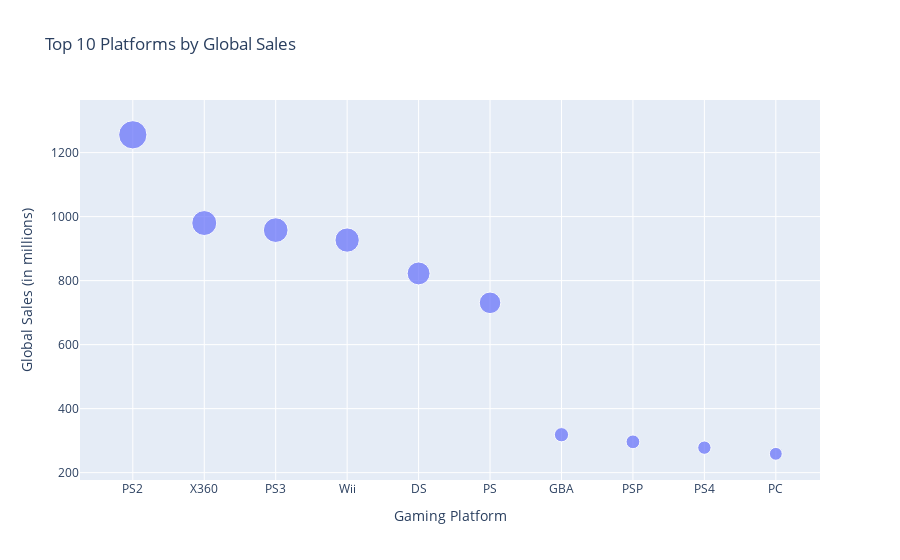

The notebook cell saved with this chart:
### Markdown cell above
### 5.2 Bubble Chart - Plataformas por Año y Ventas

### Code cell
# Agrupar por plataforma y año
df_clean.groupby(['Platform', 'Year']).agg({
    'Global_Sales': 'sum'
}).reset_index()

# Top 10 plataformas para claridad
top_10_platforms = df_clean.groupby('Platform').agg({
    'Global_Sales': 'sum'
}).nlargest(10, 'Global_Sales').reset_index()

# Bubble chart
import plotly.express as px

fig = px.scatter(top_10_platforms, x='Platform', y='Global_Sales', size='Global_Sales',
                 title='Top 10 Platforms by Global Sales',
                 labels={'Global_Sales': 'Global Sales (in millions)', 'Platform': 'Gaming Platform'},
                 hover_name='Platform')

fig.show()

### Figure 1 — Plotly figure (JSON) as saved in the notebook; plotly's stock layout.template omitted (floating-point values rounded to 4 significant figures)
{"data": [{"hovertemplate": "<b>%{hovertext}</b><br><br>Gaming Platform=%{x}<br>Global Sales (in millions)=%{marker.size}<extra></extra>", "hovertext": ["PS2", "X360", "PS3", "Wii", "DS", "PS", "GBA", "PSP", "PS4", "PC"], "legendgroup": "", "marker": {"color": "#636efa", "size": [1256.0, 980.0, 957.8, 926.7, 822.5, 730.7, 318.5, 296.3, 278.1, 258.8], "sizemode": "area", "sizeref": 3.139, "symbol": "circle"}, "mode": "markers", "name": "", "orientation": "v", "showlegend": false, "type": "scatter", "x": ["PS2", "X360", "PS3", "Wii", "DS", "PS", "GBA", "PSP", "PS4", "PC"], "xaxis": "x", "y": [1256.0, 980.0, 957.8, 926.7, 822.5, 730.7, 318.5, 296.3, 278.1, 258.8], "yaxis": "y"}], "layout": {"legend": {"itemsizing": "constant", "tracegroupgap": 0}, "title": {"text": "Top 10 Platforms by Global Sales"}, "xaxis": {"anchor": "y", "domain": [0, 1], "title": {"text": "Gaming Platform"}}, "yaxis": {"anchor": "x", "domain": [0, 1], "title": {"text": "Global Sales (in millions)"}}}}
